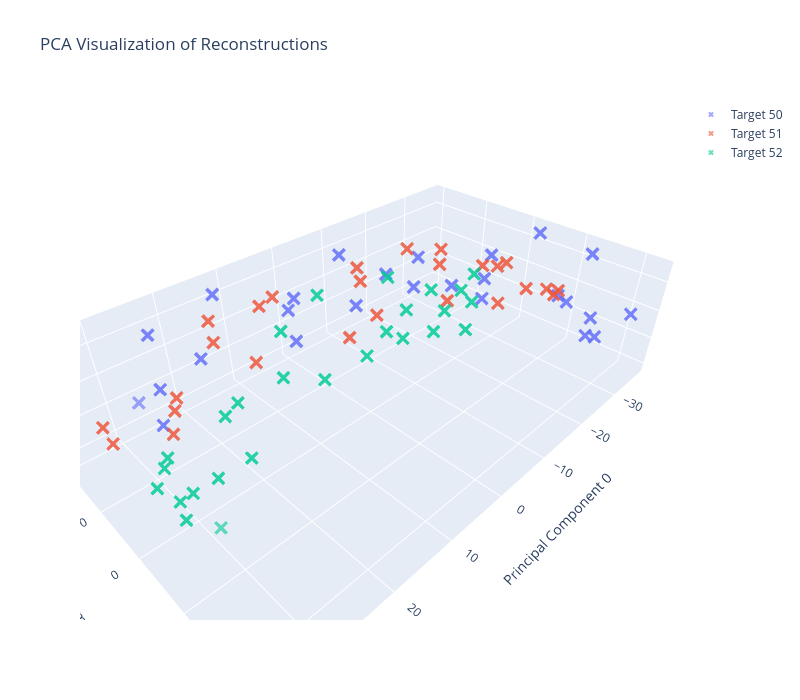

Notebook code cell kept with this figure:
### Code cell
from sklearn.decomposition import PCA
import plotly.graph_objects as go
import numpy as np


pca = PCA()
output_pca = pca.fit_transform(activations[1][:,-1,:].detach().cpu().numpy())

a_values = np.arange(113)
b_values = np.arange(113)

inputs = np.array([[a_i, 113, b_i, 114] for a_i in a_values for b_i in b_values])

targets = [
    50,
    51,
    52,
]

# Create single 3D plot
fig = go.Figure()

for i in targets:
    indices = np.where(inputs[:, 0] + inputs[:, 2] == i)[0]
    fig.add_trace(
        go.Scatter3d(
            x=output_pca[:, 0][indices],
            y=output_pca[:, 1][indices],
            z=output_pca[:, 5][indices],
            mode='markers',
            marker=dict(
                size=5,
                colorscale='viridis',
                opacity=0.6,
                symbol='x'
            ),
            name=f'Target {i}'
        )
    )

# Update scene properties
fig.update_layout(
    scene=dict(
        xaxis_title="Principal Component 0",
        yaxis_title="Principal Component 2",
        zaxis_title="Principal Component 5"
    ),
    title="PCA Visualization of Reconstructions",
    width=800,
    height=700
)

fig.show()
